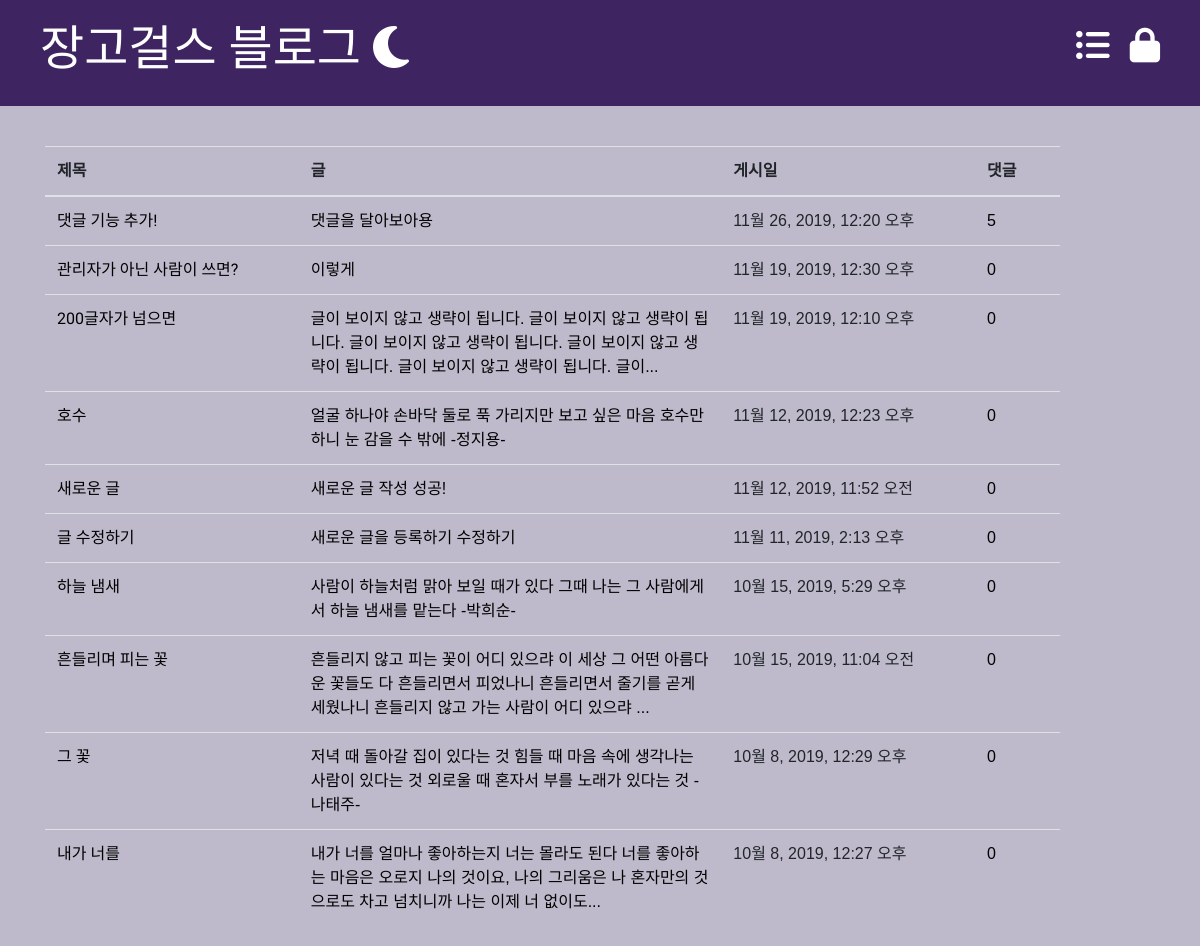
Screenshot of /blog/ with the database file from the repository.
### blog/models.py (models this page shows, shortened)
class Post(models.Model):
    author = models.ForeignKey(settings.AUTH_USER_MODEL, on_delete=models.CASCADE)
    title = models.CharField(max_length=200)
    text = models.TextField()
    created_date = models.DateTimeField(
        default=timezone.now
    )
    published_date = models.DateTimeField(
        blank=True, null=True
    )
    def approved_comments(self):
        return self.comments.filter(approved_comment=True)

### blog/views.py (the view)
# urls.py: path('', views.post_list, name='post_list'),  # 나중에 template에서 view로 접근할 때 사용할 이름 지정
def post_list(request):  # request 변수 - 사용자의 웹 주소가 다 넘어가는 변수
    posts = Post.objects.filter(published_date__lte=timezone.now()).order_by('-published_date')
    return render(              # render() 함수를 호출하여 화면을 출력
        request,                # 함수에게 사용자가 요청한 정보를 전달
        'blog/post_list_table.html',  # 화면 출력 주체 지정
        {'posts': posts}        # 화면 출력에 사용할 데이터 전
    )

### blog/templates/blog/post_list_table.html (shortened to what this page needs)
{% extends 'blog/base.html' %}
{% block content %}
<table class="table table-hover post">
    <thead>
    <tr>
        <th style="width: 25%">제목</th>
        <th>글</th>
        <th style="width: 25%">게시일</th>
        <th style="width: 6%">댓글</th>
        <th></th>
    </tr>
    </thead>
    <tbody>
    {% for post in posts %}
    <tr>
        <td class="title"><a href="{% url 'post_detail' pk=post.pk %}">{{ post.title }}</a></td>
        <td><a href="{% url 'post_detail' pk=post.pk %}">{{ post.text|truncatechars:100 }}</a></td>
        <td>{{ post.published_date }}</td>
        <td><a href="{% url 'post_detail' pk=post.pk %}">
            {{ post.approved_comments.count }}{% if user.username == "taetae" %}/{{ post.need_approved_comments.count }}{% endif %}
        </a></td>
        <td>
        </td>
    </tr>
    {% endfor %}
    </tbody>
</table>
{% endblock %}

### blog/static/css/blog.css (style rules this page uses)
h1, h2, h3, h4, .title { font-family: 'Gugi', cursive; }
.title a { text-decoration: none; color: rgb(0, 0, 0) }
.post, p { margin-bottom: 20px; font-family: 'Sunflower', sans-serif; }
.post a { color: rgb(0, 0, 0) }
body { background-color: rgba(18, 0, 66, 0.27); }

### rows the page displays
Post: title "댓글 기능 추가!", text "댓글을 달아보아용", published_date "11월 26, 2019, 12:20 오후", approved_comments.count "5"
Post: title "관리자가 아닌 사람이 쓰면?", text "이렇게", published_date "11월 19, 2019, 12:30 오후", approved_comments.count "0"
Post: title "200글자가 넘으면", text "글이 보이지 않고 생략이 됩니다. 글이 보이지 않고 생략이 됩니다. 글이 보이지 않고 생략이 됩니다. 글이 보이지 않고 생략이 됩니다. 글이 보이지 않고 생략이 됩니다. 글이...", published_date "11월 19, 2019, 12:10 오후", approved_comments.count "0"
Post: title "호수", text "얼굴 하나야 손바닥 둘로 푹 가리지만 보고 싶은 마음 호수만 하니 눈 감을 수 밖에 -정지용-", published_date "11월 12, 2019, 12:23 오후", approved_comments.count "0"
Post: title "새로운 글", text "새로운 글 작성 성공!", published_date "11월 12, 2019, 11:52 오전", approved_comments.count "0"
Post: title "글 수정하기", text "새로운 글을 등록하기 수정하기", published_date "11월 11, 2019, 2:13 오후", approved_comments.count "0"
Post: title "하늘 냄새", text "사람이 하늘처럼 맑아 보일 때가 있다 그때 나는 그 사람에게서 하늘 냄새를 맡는다 -박희순-", published_date "10월 15, 2019, 5:29 오후", approved_comments.count "0"
Post: title "흔들리며 피는 꽃", text "흔들리지 않고 피는 꽃이 어디 있으랴 이 세상 그 어떤 아름다운 꽃들도 다 흔들리면서 피었나니 흔들리면서 줄기를 곧게 세웠나니 흔들리지 않고 가는 사람이 어디 있으랴 ...", published_date "10월 15, 2019, 11:04 오전", approved_comments.count "0"
Post: title "그 꽃", text "저녁 때 돌아갈 집이 있다는 것 힘들 때 마음 속에 생각나는 사람이 있다는 것 외로울 때 혼자서 부를 노래가 있다는 것 -나태주-", published_date "10월 8, 2019, 12:29 오후", approved_comments.count "0"
Post: title "내가 너를", text "내가 너를 얼마나 좋아하는지 너는 몰라도 된다 너를 좋아하는 마음은 오로지 나의 것이요, 나의 그리움은 나 혼자만의 것으로도 차고 넘치니까 나는 이제 너 없이도...", published_date "10월 8, 2019, 12:27 오후", approved_comments.count "0"
